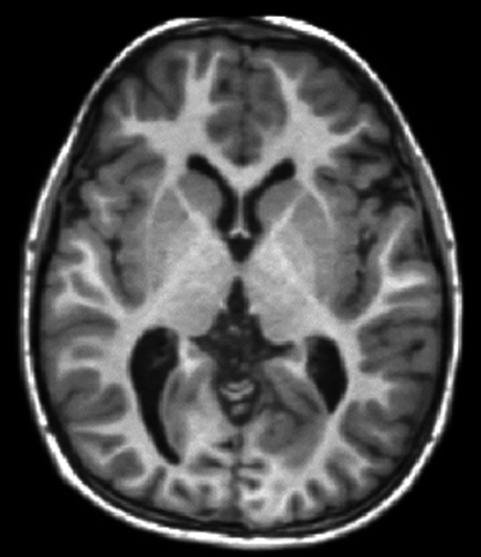
#> input picture dataset/images/brain1.jpeg, 481 x 557 px, found by its file name; its folder holds only this picture in this run
$ python quantum_processing.py
#> lines starting #> are read from the running program, lines starting #| are printed output that depends on the picture
import cv2
import numpy as np
import matplotlib.pyplot as plt
import os


def quantum_inspired_processing(image):
    # Normalize pixel values
    normalized = image.astype(np.float32) / 255.0

    # Quantum-inspired transformation
    processed = np.sqrt(normalized)

    # Convert back to 0-255
    processed = (processed * 255).astype(np.uint8)

    return processed


image_names = ["brain1", "brain2", "brain3"]

original_images = []
processed_images = []


for name in image_names:

    # Automatically find the image
    possible_extensions = [".jpeg", ".jpg", ".png"]

    image_path = None

    for extension in possible_extensions:
        path = f"dataset/images/{name}{extension}"

        if os.path.exists(path):
            image_path = path
            break

    if image_path is None:
        print(f"ERROR: {name} image not found")
        continue

    print(f"\nReading: {image_path}")

    # Read image
    image = cv2.imread(image_path, cv2.IMREAD_GRAYSCALE)
#> image is the input picture: shape (557, 481); min 0, max 255, mean 73.6

    if image is None:
        print(f"ERROR: Could not read {name}")
        continue

    # Process
    processed = quantum_inspired_processing(image)
#> in quantum_inspired_processing, `processed = np.sqrt(normalized)`:
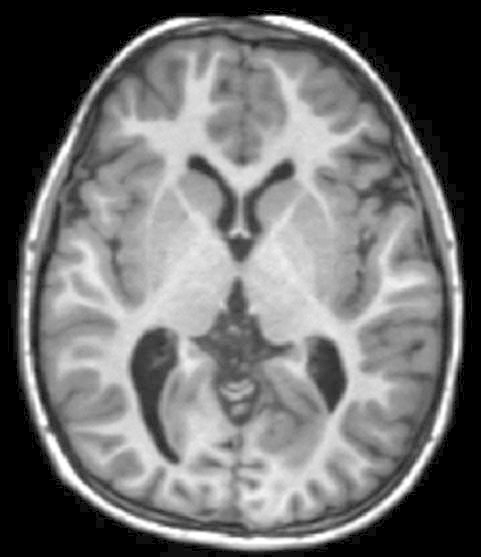
#> processed: shape (557, 481) float32; min 0, max 1, mean 0.44

    # Save
    output_path = f"dataset/processed/{name}_quantum.png"

    success = cv2.imwrite(output_path, processed)

    if success:
        print(f"{name} processed successfully")
        print(f"Saved: {output_path}")
    else:
        print(f"ERROR: Could not save {name}")

    original_images.append(image)
    processed_images.append(processed)


# Display
plt.figure(figsize=(12, 8))

for i in range(len(original_images)):

    plt.subplot(2, 3, i + 1)
    plt.imshow(original_images[i], cmap="gray")
    plt.title(f"{image_names[i]} - Original")
    plt.axis("off")

    plt.subplot(2, 3, i + 4)
    plt.imshow(processed_images[i], cmap="gray")
    plt.title(f"{image_names[i]} - Quantum-Inspired")
    plt.axis("off")
#> this loop made 1 pass

plt.tight_layout()
plt.show()
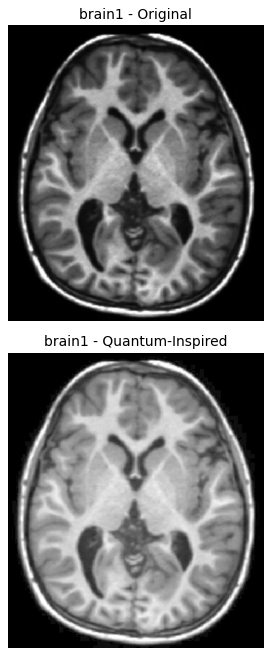
#> figure drawn by matplotlib, 2 panels
